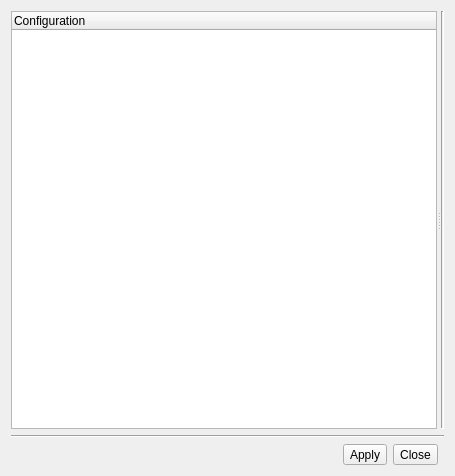
<ui version="4.0" >
 <class>konfigWin</class>
 <widget class="QDialog" name="konfigWin" >
  <property name="geometry" >
   <rect>
    <x>0</x>
    <y>0</y>
    <width>455</width>
    <height>476</height>
   </rect>
  </property>
  <property name="windowTitle" >
   <string>Settings</string>
  </property>
  <property name="modal" >
   <bool>true</bool>
  </property>
  <layout class="QGridLayout" name="gridLayout" >
   <item row="0" column="0" colspan="4" >
    <widget class="QSplitter" name="splitter" >
     <property name="orientation" >
      <enum>Qt::Horizontal</enum>
     </property>
     <widget class="QTreeWidget" name="trSettings" >
      <property name="font" >
       <font>
        <family>MS Shell Dlg 2</family>
        <pointsize>9</pointsize>
       </font>
      </property>
      <column>
       <property name="text" >
        <string>Configuration</string>
       </property>
      </column>
     </widget>
     <widget class="QStackedWidget" name="stkSettingPages" >
      <property name="frameShape" >
       <enum>QFrame::Panel</enum>
      </property>
      <property name="frameShadow" >
       <enum>QFrame::Sunken</enum>
      </property>
      <widget class="QWidget" name="page" />
      <widget class="QWidget" name="page_2" />
     </widget>
    </widget>
   </item>
   <item row="1" column="0" colspan="4" >
    <widget class="Line" name="line" >
     <property name="orientation" >
      <enum>Qt::Horizontal</enum>
     </property>
    </widget>
   </item>
   <item row="2" column="1" >
    <widget class="QToolButton" name="toolButton" >
     <property name="text" >
      <string>Apply</string>
     </property>
    </widget>
   </item>
   <item row="2" column="2" >
    <widget class="QToolButton" name="toolButton_2" >
     <property name="text" >
      <string>Close</string>
     </property>
    </widget>
   </item>
   <item row="2" column="0" >
    <spacer name="horizontalSpacer" >
     <property name="orientation" >
      <enum>Qt::Horizontal</enum>
     </property>
     <property name="sizeHint" stdset="0" >
      <size>
       <width>40</width>
       <height>20</height>
      </size>
     </property>
    </spacer>
   </item>
  </layout>
 </widget>
 <resources/>
 <connections/>
</ui>
